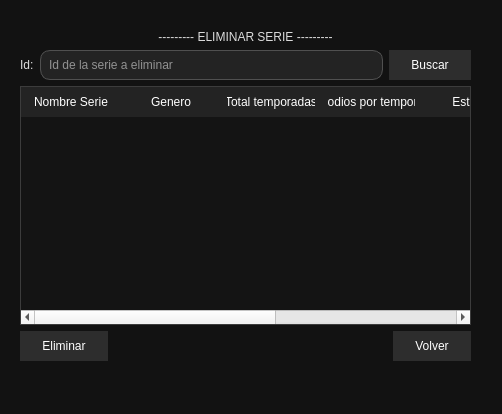
<?xml version="1.0" encoding="UTF-8"?>
<ui version="4.0">
 <class>VentanaEliminar</class>
 <widget class="QDialog" name="VentanaEliminar">
  <property name="geometry">
   <rect>
    <x>0</x>
    <y>0</y>
    <width>502</width>
    <height>414</height>
   </rect>
  </property>
  <property name="windowTitle">
   <string>Dialog</string>
  </property>
  <property name="styleSheet">
   <string notr="true">/* =====================
   FONDO DEL DIALOG
===================== */
QDialog {
    background-color: rgb(18, 18, 18);
}

/* =====================
   TITULO ROJO
===================== */
QLabel#labelTitulo {
    background-color: rgb(229, 9, 20);
    color: white;
    font: 87 18pt &quot;Arial Black&quot;;
    border-radius: 14px;
    padding: 8px;
    qproperty-alignment: AlignCenter;
}

/* =====================
   LABELS (TEXTOS)
===================== */
QLabel {
    color: rgb(220, 220, 220);
    font: 10pt &quot;Arial&quot;;
}

/* =====================
   INPUT TEXTO
===================== */
QLineEdit {
    background-color: rgb(35, 35, 35);
    color: white;
    border: 1px solid rgb(80, 80, 80);
    border-radius: 10px;
    padding: 6px;
}

/* =====================
   SPINBOX
===================== */
QSpinBox {
    background-color: rgb(35, 35, 35);
    color: white;
    border: 1px solid rgb(80, 80, 80);
    border-radius: 10px;
    padding: 4px;
}

/* =====================
   COMBOBOX
===================== */
QComboBox {
    background-color: rgb(35, 35, 35);
    color: white;
    border: 1px solid rgb(80, 80, 80);
    border-radius: 10px;
    padding: 5px;
}

QComboBox QAbstractItemView {
    background-color: rgb(25, 25, 25);
    color: white;
    selection-background-color: rgb(229, 9, 20);
}

/* =====================
   BOTONES
===================== */
QPushButton {
    background-color: rgb(45, 45, 45);
    color: white;
    font: 11pt &quot;Arial Black&quot;;
    border-radius: 18px;
    padding: 8px 22px;
}

QPushButton:hover {
    background-color: rgb(229, 9, 20);
}

QPushButton:pressed {
    background-color: rgb(180, 0, 0);
}
QTableWidget {
    background-color: rgb(20, 20, 20);
    color: rgb(220, 220, 220);
    gridline-color: rgb(60, 60, 60);
    border: 1px solid rgb(60, 60, 60);
    font: 10pt &quot;Segoe UI&quot;;
}

/* Encabezados */
QHeaderView::section {
    background-color: rgb(35, 35, 35);
    color: white;
    font: 11pt &quot;Arial Black&quot;;
    border: none;
    padding: 6px;
}

/* Filas alternas */
QTableWidget::item {
    padding: 6px;
}

QTableWidget::item:selected {
    background-color: rgb(229, 9, 20);
    color: white;
}

/* Botón esquina (arriba izquierda) */
QTableCornerButton::section {
    background-color: rgb(35, 35, 35);
    border: none;
}</string>
  </property>
  <widget class="QWidget" name="">
   <property name="geometry">
    <rect>
     <x>20</x>
     <y>30</y>
     <width>451</width>
     <height>331</height>
    </rect>
   </property>
   <layout class="QVBoxLayout" name="verticalLayout">
    <item>
     <widget class="QLabel" name="label">
      <property name="text">
       <string>--------- ELIMINAR SERIE ---------</string>
      </property>
      <property name="alignment">
       <set>Qt::AlignmentFlag::AlignCenter</set>
      </property>
     </widget>
    </item>
    <item>
     <layout class="QHBoxLayout" name="horizontalLayout_2">
      <item>
       <widget class="QLabel" name="label_2">
        <property name="text">
         <string>Id:</string>
        </property>
       </widget>
      </item>
      <item>
       <widget class="QLineEdit" name="txtId">
        <property name="placeholderText">
         <string>Id de la serie a eliminar</string>
        </property>
       </widget>
      </item>
      <item>
       <widget class="QPushButton" name="btnBuscar">
        <property name="text">
         <string>Buscar</string>
        </property>
       </widget>
      </item>
     </layout>
    </item>
    <item>
     <widget class="QTableWidget" name="tablaEliminar">
      <column>
       <property name="text">
        <string>Nombre Serie</string>
       </property>
      </column>
      <column>
       <property name="text">
        <string>Genero</string>
       </property>
      </column>
      <column>
       <property name="text">
        <string>Total temporadas</string>
       </property>
      </column>
      <column>
       <property name="text">
        <string>Episodios por temporada</string>
       </property>
      </column>
      <column>
       <property name="text">
        <string>Estado</string>
       </property>
      </column>
      <column>
       <property name="text">
        <string>Temporada actual</string>
       </property>
      </column>
      <column>
       <property name="text">
        <string>Episodio actual</string>
       </property>
      </column>
     </widget>
    </item>
    <item>
     <layout class="QHBoxLayout" name="horizontalLayout">
      <item>
       <widget class="QPushButton" name="btnEliminar">
        <property name="text">
         <string>Eliminar</string>
        </property>
       </widget>
      </item>
      <item>
       <spacer name="horizontalSpacer">
        <property name="orientation">
         <enum>Qt::Orientation::Horizontal</enum>
        </property>
        <property name="sizeHint" stdset="0">
         <size>
          <width>40</width>
          <height>20</height>
         </size>
        </property>
       </spacer>
      </item>
      <item>
       <widget class="QPushButton" name="btnVolver">
        <property name="text">
         <string>Volver</string>
        </property>
       </widget>
      </item>
     </layout>
    </item>
   </layout>
  </widget>
 </widget>
 <resources/>
 <connections/>
</ui>
